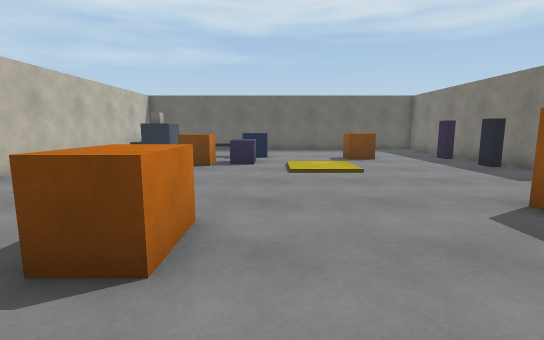
view 1 (above)

12 first-person views from a walk through a 3-D level made in the Unity game engine. The camera is 1.2 m above the floor, tilts 8° down and sees 85° across. The floor is counted in squares, 1 m on a side. Each view is taken from the middle of a square. On the plan, view 1 faces up. The plan holds only what a view shows up to about 13 squares ahead; the rest is blank. The place goes on beyond the plan.

view 2
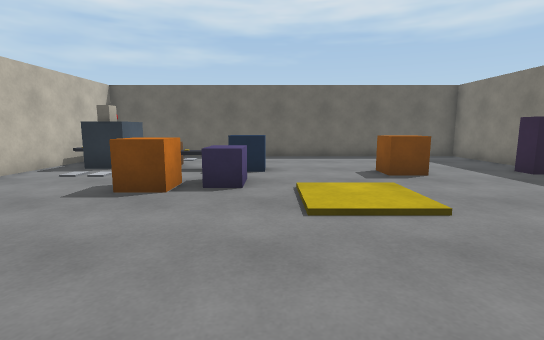

view 3
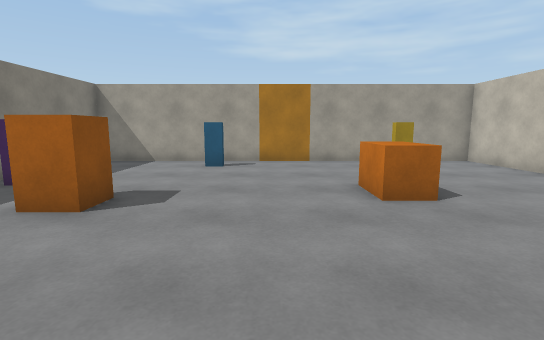

view 4
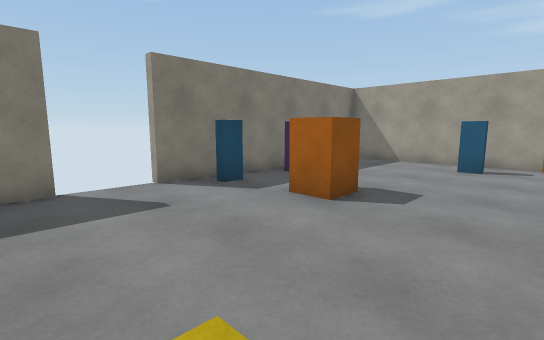

view 5
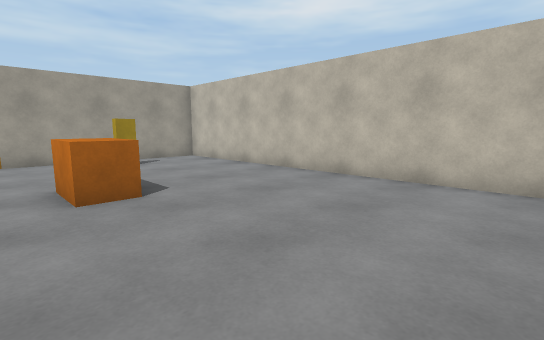

view 6
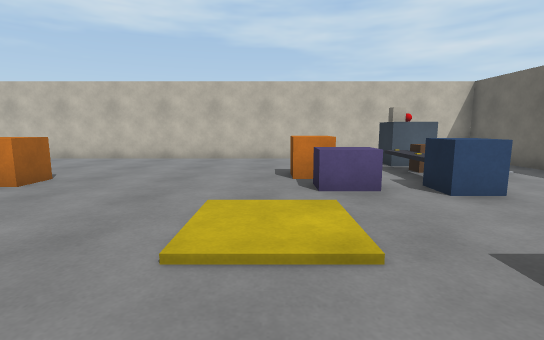

view 7
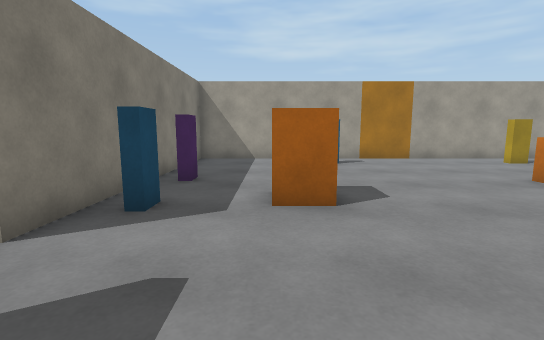

view 8
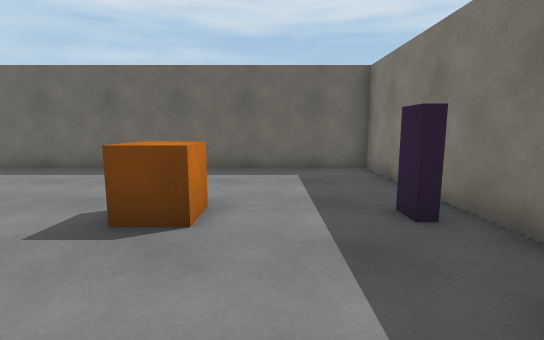

view 9
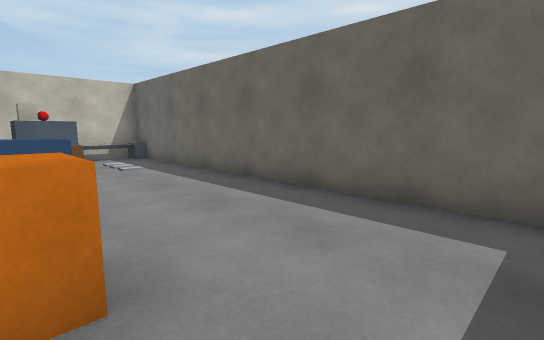

view 10
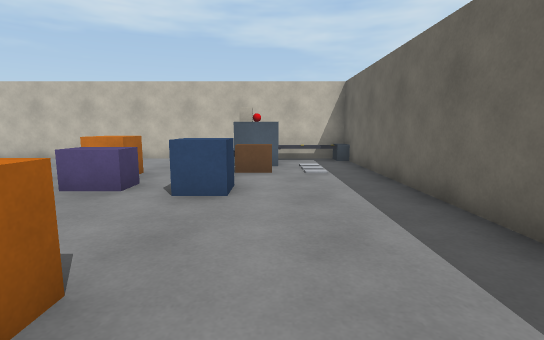

view 11
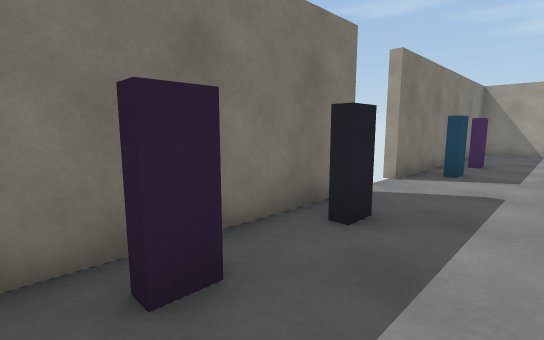

view 12
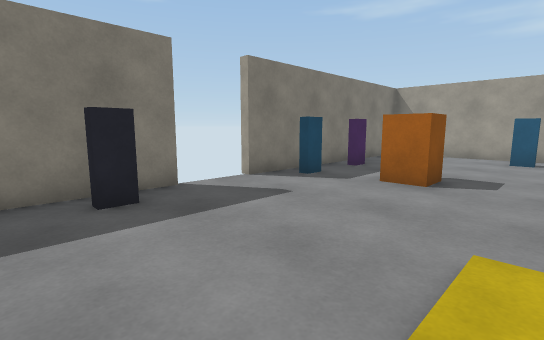

### Floor plan
Points are (right, up) in squares from view 1. A wall is a line through its corners. A room is listed if a view was taken in it or the views show most of it. See-through windows are left out.
Room 1 (views 1, 2, 3, 4, 5, 6, 7, 8, 9, 10, 11, 12)
walls: (6.8, 4.1) (6.8, 4.8) (7.2, 4.8); (7.2, 9.2) (6.8, 9.2) (6.8, 9.8) (7.2, 9.8); (7.8, 7.9) (7.8, 16.9) (-6.9, 16.9) (-6.9, -2.9) (7.8, -2.9) (7.8, 6); (7.2, 11.7) (6.8, 11.7) (6.8, 12.3) (7.2, 12.3); (2.6, -1.2) (3.4, -1.2); (6.8, 1.6) (6.8, 2.3) (7.2, 2.3)
ways out: gap at (8, 6); gap at (8, 8)
objects: other object (-5, 13) to (-4, 14); other object (-3, 10) to (-2, 10); other object (-3, 14); other object (-2, 2) to (-1, 4); other object (-1, 10) to (-1, 11); other object (-1, 12) to (0, 13); other object (3, 12) to (4, 12); other object (4, 4) to (5, 4)

Where each view was taken, in squares from view 1:
view 1: 0 up, 0 right, facing up
view 2: 4 up, 0 right, facing up
view 3: 9 up, 1 right, facing down
view 4: 9 up, 1 right, facing down-right
view 5: 9 up, 0 right, facing down-left
view 6: 9 up, 5 right, facing left
view 7: 9 up, 5 right, facing down
view 8: 8 up, 5 right, facing up
view 9: 12 up, 6 right, facing up-left
view 10: 14 up, 5 right, facing left
view 11: 13 up, 5 right, facing down-right
view 12: 11 up, 2 right, facing down-right
